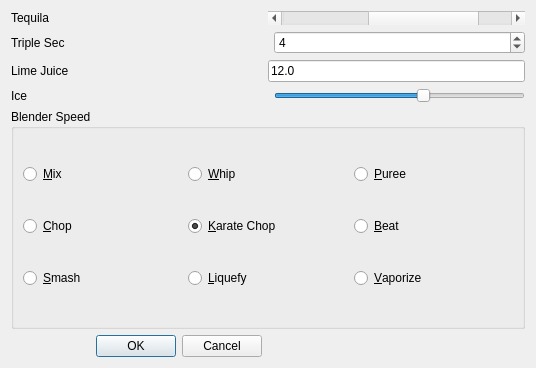
<?xml version="1.0" encoding="UTF-8"?>
<ui version="4.0">
 <author>John McGehee, http://www.voom.net</author>
 <comment>
   Copyright 2011 Voom, Inc.

   This file is part of the Voom PyQt QTest Example.
   See http://www.voom.net/pyqt-qtest-example/ for documentation.

   PyQt QTest Example is free software: you can redistribute it and/or modify
   it under the terms of the GNU General Public License as published by
   the Free Software Foundation, either version 3 of the License, or
   (at your option) any later version.

   PyQt QTest Example is distributed in the hope that it will be useful,
   but WITHOUT ANY WARRANTY; without even the implied warranty of
   MERCHANTABILITY or FITNESS FOR A PARTICULAR PURPOSE.  See the
   GNU General Public License for more details.

   You should have received a copy of the GNU General Public License
   along with PyQt QTest Example.  If not, see http://www.gnu.org/licenses/.
 </comment>
 <class>MargaritaMixer</class>
 <widget class="QDialog" name="MargaritaMixer">
  <property name="geometry">
   <rect>
    <x>0</x>
    <y>0</y>
    <width>536</width>
    <height>368</height>
   </rect>
  </property>
  <property name="windowTitle">
   <string>Margarita Mixer</string>
  </property>
  <layout class="QGridLayout" name="gridLayout">
   <item row="0" column="0">
    <widget class="QLabel" name="label">
     <property name="text">
      <string>Tequila</string>
     </property>
    </widget>
   </item>
   <item row="1" column="0">
    <widget class="QLabel" name="label_2">
     <property name="text">
      <string>Triple Sec</string>
     </property>
    </widget>
   </item>
   <item row="1" column="2">
    <widget class="QSpinBox" name="tripleSecSpinBox">
     <property name="toolTip">
      <string>Jiggers of triple sec</string>
     </property>
     <property name="maximum">
      <number>11</number>
     </property>
     <property name="value">
      <number>4</number>
     </property>
    </widget>
   </item>
   <item row="2" column="0">
    <widget class="QLabel" name="label_3">
     <property name="text">
      <string>Lime Juice</string>
     </property>
    </widget>
   </item>
   <item row="2" column="1" colspan="2">
    <widget class="QLineEdit" name="limeJuiceLineEdit">
     <property name="toolTip">
      <string>Jiggers of lime juice</string>
     </property>
     <property name="text">
      <string>12.0</string>
     </property>
    </widget>
   </item>
   <item row="3" column="0">
    <widget class="QLabel" name="label_4">
     <property name="text">
      <string>Ice</string>
     </property>
    </widget>
   </item>
   <item row="3" column="2">
    <widget class="QSlider" name="iceHorizontalSlider">
     <property name="toolTip">
      <string>Chunks of ice</string>
     </property>
     <property name="minimum">
      <number>0</number>
     </property>
     <property name="maximum">
      <number>20</number>
     </property>
     <property name="value">
      <number>12</number>
     </property>
     <property name="orientation">
      <enum>Qt::Horizontal</enum>
     </property>
    </widget>
   </item>
   <item row="5" column="0">
    <widget class="QDialogButtonBox" name="buttonBox">
     <property name="toolTip">
      <string>Press OK to make the drinks</string>
     </property>
     <property name="orientation">
      <enum>Qt::Horizontal</enum>
     </property>
     <property name="standardButtons">
      <set>QDialogButtonBox::Cancel|QDialogButtonBox::Ok</set>
     </property>
    </widget>
   </item>
   <item row="0" column="1" colspan="2">
    <widget class="QScrollBar" name="tequilaScrollBar">
     <property name="enabled">
      <bool>true</bool>
     </property>
     <property name="toolTip">
      <string>Jiggers of tequila</string>
     </property>
     <property name="maximum">
      <number>11</number>
     </property>
     <property name="value">
      <number>8</number>
     </property>
     <property name="sliderPosition">
      <number>8</number>
     </property>
     <property name="orientation">
      <enum>Qt::Horizontal</enum>
     </property>
    </widget>
   </item>
   <item row="4" column="0" colspan="3">
    <widget class="QGroupBox" name="groupBox">
     <property name="toolTip">
      <string>Speed of the blender</string>
     </property>
     <property name="title">
      <string>Blender Speed</string>
     </property>
     <layout class="QGridLayout" name="gridLayout_2">
      <item row="0" column="0">
       <widget class="QRadioButton" name="speedButton1">
        <property name="text">
         <string>&amp;Mix</string>
        </property>
        <attribute name="buttonGroup">
         <string notr="true">speedButtonGroup</string>
        </attribute>
       </widget>
      </item>
      <item row="0" column="2">
       <widget class="QRadioButton" name="speedButton3">
        <property name="text">
         <string>&amp;Puree</string>
        </property>
        <attribute name="buttonGroup">
         <string notr="true">speedButtonGroup</string>
        </attribute>
       </widget>
      </item>
      <item row="1" column="0">
       <widget class="QRadioButton" name="speedButton4">
        <property name="text">
         <string>&amp;Chop</string>
        </property>
        <attribute name="buttonGroup">
         <string notr="true">speedButtonGroup</string>
        </attribute>
       </widget>
      </item>
      <item row="1" column="1">
       <widget class="QRadioButton" name="speedButton5">
        <property name="text">
         <string>&amp;Karate Chop</string>
        </property>
        <property name="checked">
         <bool>true</bool>
        </property>
        <attribute name="buttonGroup">
         <string notr="true">speedButtonGroup</string>
        </attribute>
       </widget>
      </item>
      <item row="1" column="2">
       <widget class="QRadioButton" name="speedButton6">
        <property name="text">
         <string>&amp;Beat</string>
        </property>
        <attribute name="buttonGroup">
         <string notr="true">speedButtonGroup</string>
        </attribute>
       </widget>
      </item>
      <item row="3" column="2">
       <widget class="QRadioButton" name="speedButton9">
        <property name="text">
         <string>&amp;Vaporize</string>
        </property>
        <attribute name="buttonGroup">
         <string notr="true">speedButtonGroup</string>
        </attribute>
       </widget>
      </item>
      <item row="3" column="1">
       <widget class="QRadioButton" name="speedButton8">
        <property name="text">
         <string>&amp;Liquefy</string>
        </property>
        <attribute name="buttonGroup">
         <string notr="true">speedButtonGroup</string>
        </attribute>
       </widget>
      </item>
      <item row="3" column="0">
       <widget class="QRadioButton" name="speedButton7">
        <property name="text">
         <string>&amp;Smash</string>
        </property>
        <attribute name="buttonGroup">
         <string notr="true">speedButtonGroup</string>
        </attribute>
       </widget>
      </item>
      <item row="0" column="1">
       <widget class="QRadioButton" name="speedButton2">
        <property name="text">
         <string>&amp;Whip</string>
        </property>
        <attribute name="buttonGroup">
         <string notr="true">speedButtonGroup</string>
        </attribute>
       </widget>
      </item>
     </layout>
    </widget>
   </item>
  </layout>
 </widget>
 <tabstops>
  <tabstop>buttonBox</tabstop>
  <tabstop>tripleSecSpinBox</tabstop>
  <tabstop>limeJuiceLineEdit</tabstop>
  <tabstop>iceHorizontalSlider</tabstop>
  <tabstop>speedButton1</tabstop>
  <tabstop>speedButton2</tabstop>
  <tabstop>speedButton3</tabstop>
 </tabstops>
 <resources/>
 <connections>
  <connection>
   <sender>buttonBox</sender>
   <signal>accepted()</signal>
   <receiver>MargaritaMixer</receiver>
   <slot>accept()</slot>
   <hints>
    <hint type="sourcelabel">
     <x>248</x>
     <y>254</y>
    </hint>
    <hint type="destinationlabel">
     <x>157</x>
     <y>274</y>
    </hint>
   </hints>
  </connection>
  <connection>
   <sender>buttonBox</sender>
   <signal>rejected()</signal>
   <receiver>MargaritaMixer</receiver>
   <slot>reject()</slot>
   <hints>
    <hint type="sourcelabel">
     <x>316</x>
     <y>260</y>
    </hint>
    <hint type="destinationlabel">
     <x>286</x>
     <y>274</y>
    </hint>
   </hints>
  </connection>
 </connections>
 <buttongroups>
  <buttongroup name="speedButtonGroup"/>
 </buttongroups>
</ui>
